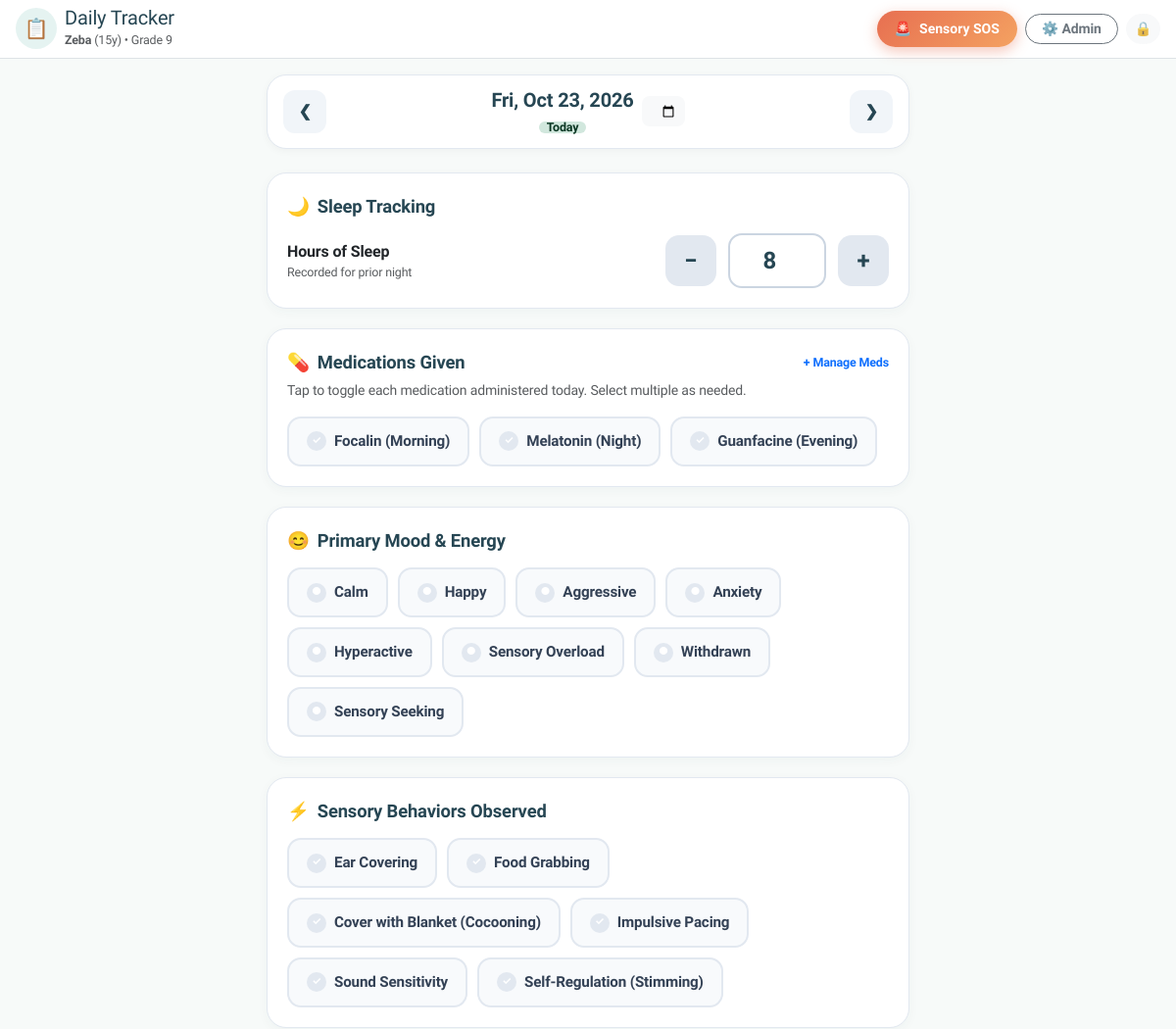
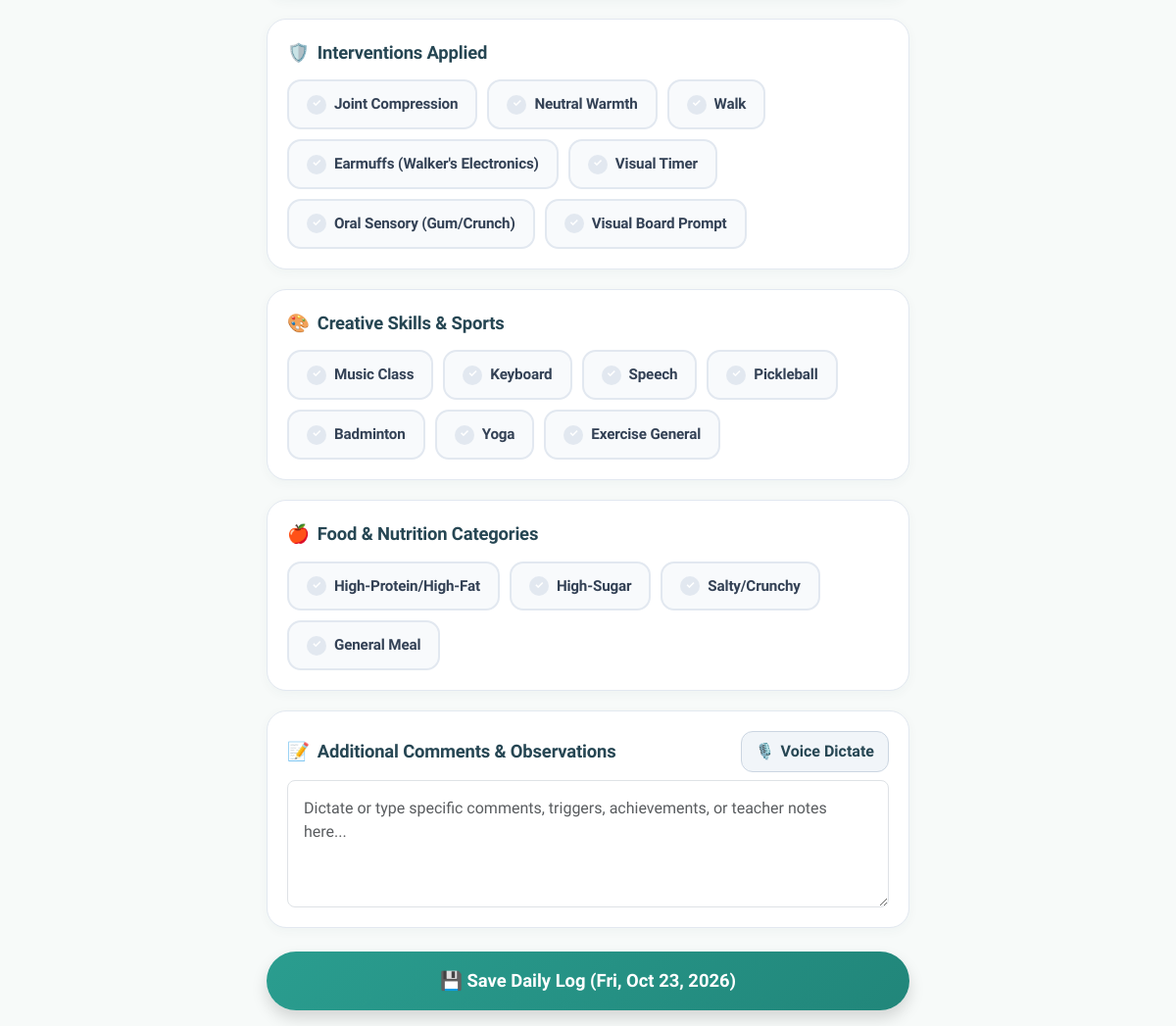
The page / (signed in) on the database its author committed (2 pictures, top to bottom).
### tables this page shows
CREATE TABLE IF NOT EXISTS `master_settings` (
  `id` INT AUTO_INCREMENT PRIMARY KEY,
  `z_name` VARCHAR(100) NOT NULL,
  `z_age` INT NOT NULL,
  `z_class` VARCHAR(100) NOT NULL,
  `z_school` VARCHAR(255) NOT NULL
);

CREATE TABLE IF NOT EXISTS `master_lists` (
  `id` INT AUTO_INCREMENT PRIMARY KEY,
  `category` ENUM('mood', 'medication', 'food', 'behavior', 'intervention', 'exercise', 'activity') NOT NULL,
  `item_name` VARCHAR(255) NOT NULL,
  `is_active` TINYINT(1) DEFAULT 1
);

### index.php (the view, shortened to what the rows shown need)
<?php
require_once __DIR__ . '/config.php';
require_once __DIR__ . '/auth.php';
$pdo = get_db_connection();
$selectedDate = $_GET['date'] ?? date('Y-m-d');
$logStmt = $pdo->prepare("SELECT * FROM z_logs WHERE log_date = ?");
$logStmt->execute([$selectedDate]);
$currentLog = $logStmt->fetch() ?: [];
$selectedMood = $currentLog['overall_mood'] ?? '';
$savedSleep = isset($currentLog['sleep_hours']) ? floatval($currentLog['sleep_hours']) : 8.0;
$savedMeds = !empty($currentLog['medications_json']) ? (json_decode($currentLog['medications_json'], true) ?: []) : [];
$savedBehaviors = !empty($currentLog['sensory_behavior_json']) ? (json_decode($currentLog['sensory_behavior_json'], true) ?: []) : [];
$savedInterventions = !empty($currentLog['interventions_json']) ? (json_decode($currentLog['interventions_json'], true) ?: []) : [];
$savedActivities = !empty($currentLog['activities_json']) ? (json_decode($currentLog['activities_json'], true) ?: []) : [];
$savedNotes = $currentLog['notes'] ?? '';
$masterLists = get_master_list_items($pdo, true);
require_once __DIR__ . '/header.php';
?>
<main class="container py-3" style="max-width: 680px;">
    <?php if (is_teacher()): ?>
        <div class="teacher-summary-container">
            <div class="tracker-section-card">
                <div class="section-title">
                    <span>🌟</span> Mood & Sleep
                </div>
                <div class="row g-3">
                    <div class="col-6">
                        <div class="p-3 bg-light rounded-3 text-center">
                            <div class="text-muted small">Primary Mood</div>
                            <div class="fs-4 fw-bold text-primary mt-1">
                                <?= !empty($selectedMood) ? htmlspecialchars($selectedMood) : '<span class="text-muted fs-6">Not Logged</span>' ?>
                            </div>
                        </div>
                    </div>
                    <div class="col-6">
                        <div class="p-3 bg-light rounded-3 text-center">
                            <div class="text-muted small">Sleep Hours</div>
                            <div class="fs-4 fw-bold text-dark mt-1">
                                <?= $savedSleep > 0 ? htmlspecialchars($savedSleep) . ' hrs' : '<span class="text-muted fs-6">Not Logged</span>' ?>
                            </div>
                        </div>
                    </div>
                </div>
            </div>
            <div class="tracker-section-card">
                <div class="section-title">
                    <span>💊</span> Medications Administered
                </div>
                <?php if (!empty($savedMeds)): ?>
                    <div class="d-flex flex-wrap gap-2">
                        <?php foreach ($savedMeds as $med): ?>
                            <span class="badge bg-success-subtle text-success-emphasis border border-success-subtle p-2 fs-6 rounded-3">
                                ✓ <?= htmlspecialchars($med) ?>
                            </span>
                        <?php endforeach; ?>
                    </div>
                <?php else: ?>
                    <p class="text-muted mb-0 small fst-italic">No medications marked as administered for this date.</p>
                <?php endif; ?>
            </div>
            <div class="tracker-section-card">
                <div class="section-title">
                    <span>⚡</span> Sensory Behaviors Observed
                </div>
                <?php if (!empty($savedBehaviors)): ?>
                    <div class="d-flex flex-wrap gap-2">
                        <?php foreach ($savedBehaviors as $b): ?>
                            <span class="badge bg-warning-subtle text-warning-emphasis border border-warning-subtle p-2 rounded-3">
                                <?= htmlspecialchars($b) ?>
                            </span>
                        <?php endforeach; ?>
                    </div>
                <?php else: ?>
                    <p class="text-muted mb-0 small fst-italic">No sensory behaviors logged.</p>
                <?php endif; ?>
            </div>
            <div class="tracker-section-card">
                <div class="section-title">
                    <span>🛡️</span> Support Interventions Applied
                </div>
                <?php if (!empty($savedInterventions)): ?>
                    <div class="d-flex flex-wrap gap-2">
                        <?php foreach ($savedInterventions as $i): ?>
                            <span class="badge bg-info-subtle text-info-emphasis border border-info-subtle p-2 rounded-3">
                                ✓ <?= htmlspecialchars($i) ?>
                            </span>
                        <?php endforeach; ?>
                    </div>
                <?php else: ?>
                    <p class="text-muted mb-0 small fst-italic">No interventions logged.</p>
                <?php endif; ?>
            </div>
            <div class="tracker-section-card">
                <div class="section-title">
                    <span>🎨</span> Activities & Exercise
                </div>
                <?php if (!empty($savedActivities)): ?>
                    <div class="d-flex flex-wrap gap-2">
                        <?php foreach ($savedActivities as $a): ?>
                            <span class="badge bg-purple-subtle text-primary border p-2 rounded-3">
                                <?= htmlspecialchars($a) ?>
                            </span>
                        <?php endforeach; ?>
                    </div>
                <?php else: ?>
                    <p class="text-muted mb-0 small fst-italic">No activities logged.</p>
                <?php endif; ?>
            </div>
            <div class="tracker-section-card">
                <div class="section-title">
                    <span>📝</span> Daily Narrative & Notes
                </div>
                <?php if (!empty($savedNotes)): ?>
                    <div class="p-3 bg-light rounded-3 text-secondary" style="white-space: pre-wrap; font-size: 0.95rem;">
                        <?= nl2br(htmlspecialchars($savedNotes)) ?>
                    </div>
                <?php else: ?>
                    <p class="text-muted mb-0 small fst-italic">No additional notes recorded for this date.</p>
                <?php endif; ?>
            </div>
        </div>
    <?php else: ?>
        <form method="POST" action="index.php?date=<?= $selectedDate ?>" id="dailyLogForm">
            <div class="tracker-section-card">
                <div class="toggle-pills-grid">
                    <?php
                    $medList = $masterLists['medication'] ?? [];
                    if (!empty($medList)):
                        foreach ($medList as $med):
                            $name = $med['item_name'];
                    ?>
                        <label class="toggle-pill-item pill-medication">
                            <span class="pill-label">
                                <span class="pill-check-icon">✓</span>
                                <?= htmlspecialchars($name) ?>
                            </span>
                        </label>
                    <?php
                        endforeach;
                    else:
                    ?>
                        <div class="alert alert-light text-muted small border mb-0">
                            No active medications configured. <a href="admin.php#tab-medication">Add medications here</a>.
                        </div>
                    <?php endif; ?>
                </div>
            </div>
            <div class="tracker-section-card">
                <div class="toggle-pills-grid">
                    <?php
                    $moodList = $masterLists['mood'] ?? [];
                    foreach ($moodList as $mood):
                        $name = $mood['item_name'];
                    ?>
                        <label class="toggle-pill-item pill-mood">
                            <span class="pill-label">
                                <span class="pill-check-icon">●</span>
                                <?= htmlspecialchars($name) ?>
                            </span>
                        </label>
                    <?php endforeach; ?>
                </div>
            </div>
            <div class="tracker-section-card">
                <div class="toggle-pills-grid">
                    <?php
                    $behaviorList = $masterLists['behavior'] ?? [];
                    foreach ($behaviorList as $beh):
                        $name = $beh['item_name'];
                    ?>
                        <label class="toggle-pill-item pill-behavior">
                            <span class="pill-label">
                                <span class="pill-check-icon">✓</span>
                                <?= htmlspecialchars($name) ?>
                            </span>
                        </label>
                    <?php endforeach; ?>
                </div>
            </div>
            <div class="tracker-section-card">
                <div class="toggle-pills-grid">
                    <?php
                    $intList = $masterLists['intervention'] ?? [];
                    foreach ($intList as $int):
                        $name = $int['item_name'];
                    ?>
                        <label class="toggle-pill-item pill-intervention">
                            <span class="pill-label">
                                <span class="pill-check-icon">✓</span>
                                <?= htmlspecialchars($name) ?>
                            </span>
                        </label>
                    <?php endforeach; ?>
                </div>
            </div>
            <div class="tracker-section-card">
                <div class="toggle-pills-grid">
                    <?php
                    $acts = array_merge($masterLists['activity'] ?? [], $masterLists['exercise'] ?? []);
                    foreach ($acts as $act):
                        $name = $act['item_name'];
                    ?>
                        <label class="toggle-pill-item pill-activity">
                            <span class="pill-label">
                                <span class="pill-check-icon">✓</span>
                                <?= htmlspecialchars($name) ?>
                            </span>
                        </label>
                    <?php endforeach; ?>
                </div>
            </div>
            <div class="tracker-section-card">
                <div class="toggle-pills-grid">
                    <?php
                    $foodList = $masterLists['food'] ?? [];
                    foreach ($foodList as $f):
                        $name = $f['item_name'];
                    ?>
                        <label class="toggle-pill-item pill-food">
                            <span class="pill-label">
                                <span class="pill-check-icon">✓</span>
                                <?= htmlspecialchars($name) ?>
                            </span>
                        </label>
                    <?php endforeach; ?>
                </div>
            </div>
        </form>
    <?php endif; ?>
</main>
</body>
</html>

### header.php (shortened to what the rows shown need)
<?php
require_once __DIR__ . '/config.php';
require_once __DIR__ . '/auth.php';
$pdo = get_db_connection();
$settings = get_master_settings($pdo);
?>
<!DOCTYPE html>
<html lang="en">
<head>
    <link href="https://cdn.jsdelivr.net/npm/bootstrap@5.3.3/dist/css/bootstrap.min.css" rel="stylesheet">
    <link rel="stylesheet" href="assets/css/style.css">
</head>
<body class="bg-warm-light">
<header class="navbar navbar-expand bg-white border-bottom sticky-top py-2 px-3 shadow-xs">
    <div class="container-fluid px-0 d-flex justify-content-between align-items-center">
        <div class="d-flex align-items-center gap-2">
            <a href="index.php" class="text-decoration-none">
                <div class="d-flex align-items-center gap-2">
                    <div>
                        <div class="fw-800 text-slate lh-1 fs-5">Daily Tracker</div>
                        <div class="text-muted x-small mt-1">
                            <strong><?= htmlspecialchars($settings['z_name']) ?></strong> (<?= htmlspecialchars($settings['z_age']) ?>y) &bull; <?= htmlspecialchars($settings['z_class']) ?>
                        </div>
                    </div>
                </div>
            </a>
        </div>
    </div>
</header>

### rows shown on the page
master_settings: z_name "Zeba", z_age "15", z_class "Grade 9"
master_lists: item_name "Focalin (Morning)"
master_lists: item_name "Melatonin (Night)"
master_lists: item_name "Guanfacine (Evening)"
master_lists: item_name "Calm"
master_lists: item_name "Happy"
master_lists: item_name "Aggressive"
master_lists: item_name "Anxiety"
master_lists: item_name "Hyperactive"
master_lists: item_name "Sensory Overload"
master_lists: item_name "Withdrawn"
master_lists: item_name "Sensory Seeking"
master_lists: item_name "Ear Covering"
master_lists: item_name "Food Grabbing"
master_lists: item_name "Cover with Blanket (Cocooning)"
master_lists: item_name "Impulsive Pacing"
master_lists: item_name "Sound Sensitivity"
master_lists: item_name "Self-Regulation (Stimming)"
master_lists: item_name "Joint Compression"
master_lists: item_name "Neutral Warmth"
master_lists: item_name "Walk"
master_lists: item_name "Earmuffs (Walker's Electronics)"
master_lists: item_name "Visual Timer"
master_lists: item_name "Oral Sensory (Gum/Crunch)"
master_lists: item_name "Visual Board Prompt"
master_lists: item_name "Music Class"
master_lists: item_name "Keyboard"
master_lists: item_name "Speech"
master_lists: item_name "Pickleball"
master_lists: item_name "Badminton"
master_lists: item_name "Yoga"
master_lists: item_name "Exercise General"
master_lists: item_name "High-Protein/High-Fat"
master_lists: item_name "High-Sugar"
master_lists: item_name "Salty/Crunchy"
master_lists: item_name "General Meal"

### other values the page prints
$displayDate "Fri, Oct 23, 2026"
